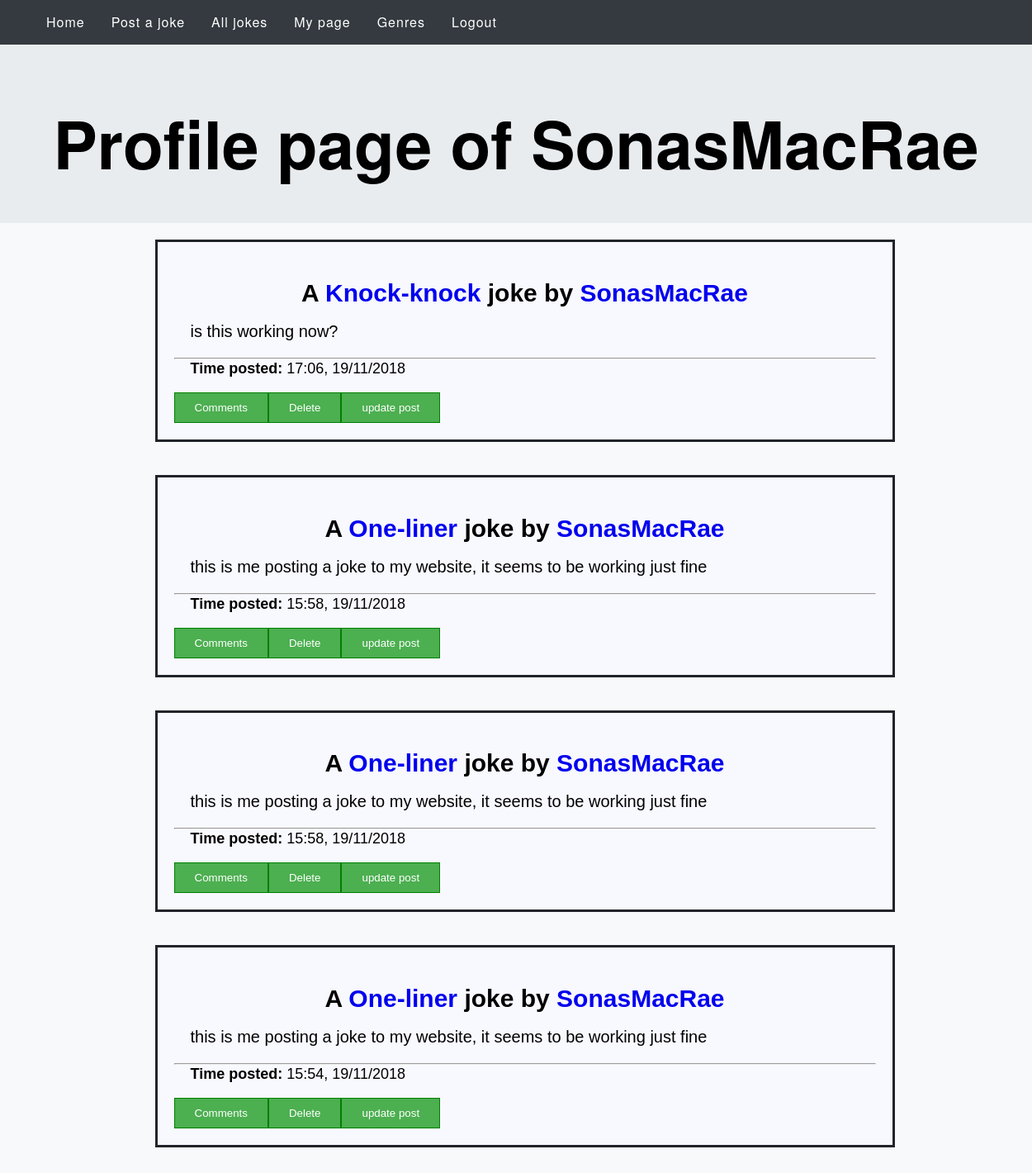
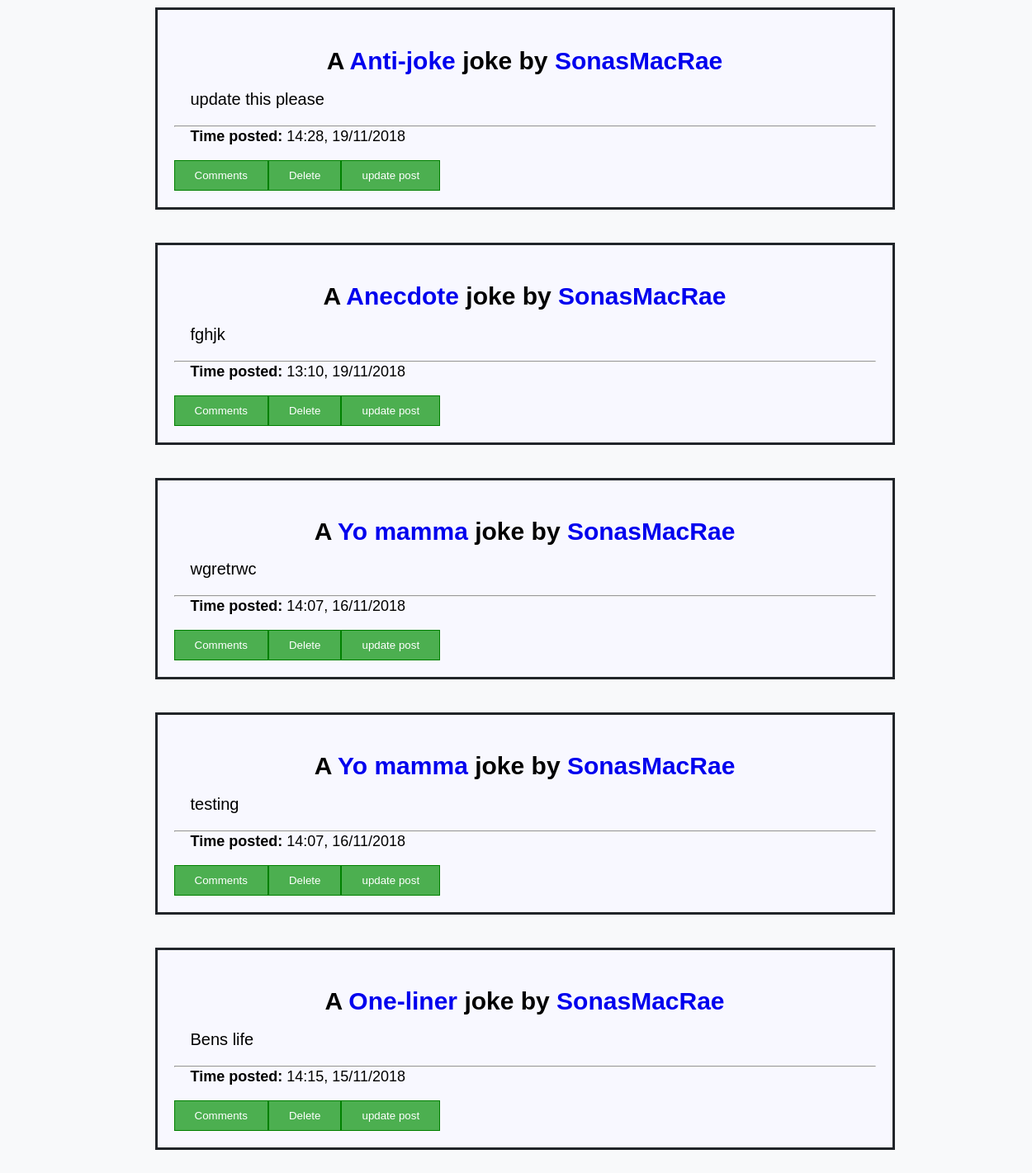
The page /mypage/ (signed in) on the database its author committed (2 pictures, top to bottom).
### tables this page shows
CREATE TABLE jokes
(id integer, user text, timejoined text, joke text, category text, upvote integer, downvote integer);

### app.py (the view)
@app.route("/mypage/")
def mypage():
	jokes = []
	for joke in query_db('select * from jokes'):
		if joke['user'] == str(session['username']):
			newjoke = Joke(joke['joke'], joke['user'], TimeFixingTool(joke['timejoined']), joke['category'], joke['id'], [0])
			jokes.append(newjoke)
	jokes = jokes[::-1]
	return render_template('userProfile.html', jokes=jokes, user=str(session['username']))

### app.py (called while the page is built)
def query_db(query, args=(), one=False):
	cur = get_db().execute(query, args)
	rv = cur.fetchall()
	cur.close()
	return (rv[0] if rv else None) if one else rv

def get_db():
	db = getattr(g, 'db', None)
	if db is None:
		db = sqlite3.connect(db_location)
		g.db = db
	db.row_factory = sqlite3.Row
	print db.row_factory
	return db

def TimeFixingTool(time):
	timesplit = time.split('.')
	timesplit2 = timesplit[0].split(' ')
	ddmmyy = timesplit2[0].split('-')
	newddmmyy = ddmmyy[2] + "/" + ddmmyy[1] + "/" + ddmmyy[0]
	splitminutes = timesplit2[1].split(':')
	newminutes = splitminutes[0] + ":" + splitminutes[1]
	return newminutes + ", " + newddmmyy

### templates/userProfile.html (shortened to what this page needs)
<!DOCTYPE html>
<head>
 <link rel="stylesheet" type="text/css" href="{{ url_for('static', filename='styles/jokes.css') }}">
</head>
<body>
{% extends "navbar.html" %}
{% block content %}
<div class="title">
<h1> Profile page of {{ user }} </h1>
</div>
  <div class="grid-container">
    {% for j in jokes %}
      <div class="container">
        <h2><b>A <a href={{ url_for('filterjokes', search=j["genre"]) }}>{{ j["genre"] }}</a> joke by <a href={{ url_for('searchuser', search=j["user"]) }}>{{ j["user"] }}</a></b></h2>
        <p> {{ j["joke"] }} </p>
	<hr></hr>
	<p class="time"><b> Time posted: </b> {{ j["time"] }} </p>
	<div class="btn-group">
        <a href={{ url_for('newcomment', jokeid=j["jokeid"]) }}><button>Comments</button></a>
        {% if session["username"] == j["user"] %}
          <form action="{{ url_for('deletepost') }}" method=post>
            <button type="submit" value="Delete">Delete</button>
          </form>
        {% endif %}
      <a href="{{ url_for('updatethepost', postid=j["jokeid"]) }}"><button class="button">update post</button></a>
      </div>
      </div>
    {% endfor %}
  </div>
{% endblock %}

### static/styles/jokes.css (style rules this page uses)
body { color:#212529; padding-bottom:300px; background-color: #f8f9fa; margin:0; }
.btn-group button { background-color: #4CAF50; border: 1px solid green; color: white; padding: 10px 24px; cursor: pointer; float: left; }
.btn-group:after { content: ""; clear: both; display: table; }
.time { font-size: 18px; }
.title { margin-top: 40px; padding: 30px; font-size: 40px; text-align: center; background-color: #e9ecef; border-bottom: 200px; }
a { text-decoration: none; }
h1 { color:black; font-size: 80px; margin-top: 45px; margin-bottom: 10px; font-family: 'Helvetica Neue', sans-serif; }
h2 { color: black; text-align: center; font-size: 30px; font-family: 'Trebuchet MS', Arial, Helvetica, sans-serif; }
p { color:black; text-align: justify; margin-left: 20px; margin-right: 20px; font-size: 20px; margin-top: -7px; font-family: Verdana, Geneva, sans-serif; }
.container { border-style: solid; background-color: #F8F8FF; width: 100%; overflow: hidden; position: relative; transition: 0.3s; margin-top: 20px; margin-bottom: 20px; padding: 20px; }
.grid-container { margin-left: 15%; display: grid; grid-template-columns: 80%; }

### rows shown on the page
jokes: genre "Knock-knock", user "SonasMacRae", joke "is this working now?", time "17:06, 19/11/2018"
jokes: genre "One-liner", user "SonasMacRae", joke "this is me posting a joke to my website, it seems to be working just fine", time "15:58, 19/11/2018"
jokes: genre "One-liner", user "SonasMacRae", joke "this is me posting a joke to my website, it seems to be working just fine", time "15:58, 19/11/2018"
jokes: genre "One-liner", user "SonasMacRae", joke "this is me posting a joke to my website, it seems to be working just fine", time "15:54, 19/11/2018"
jokes: genre "Anti-joke", user "SonasMacRae", joke "update this please", time "14:28, 19/11/2018"
jokes: genre "Anecdote", user "SonasMacRae", joke "fghjk", time "13:10, 19/11/2018"
jokes: genre "Yo mamma", user "SonasMacRae", joke "wgretrwc", time "14:07, 16/11/2018"
jokes: genre "Yo mamma", user "SonasMacRae", joke "testing", time "14:07, 16/11/2018"
jokes: genre "One-liner", user "SonasMacRae", joke "Bens life", time "14:15, 15/11/2018"

### other values the page prints
{{ user }} "SonasMacRae"
